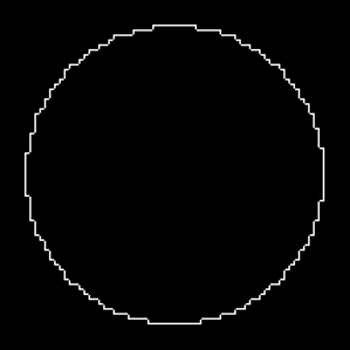
%> input picture 形状/circle/12.png, 350 x 350 px
$ octave test.m   (GNU Octave 9; MATLAB toolbox functions it lacks are replaced by stand-ins)
%> lines starting %> are read from the running program, lines starting %| are printed output that depends on the picture; in (x1, y1, x2, y2) boxes, pixels count from 0 and x2, y2 are one past the last pixel; in counts of white or black regions, pixels touching at a corner belong together; the program's own positions count from 1
### 形状/bound2im.m
function B = bound2im(b, M, N, x0, y0)
%BOUND2IM Converts a boundary to an image.
%   B = BOUND2IM(b) converts b, an np-by-2 or 2-by-np array
%   representing the integer coordinates of a boundary, into a binary
%   image with 1s in the locations defined by the coordinates in b
%   and 0s elsewhere.
%
%   B = BOUND2IM(b, M, N) places the boundary approximately centered
%   in an M-by-N image. If any part of the boundary is outside the
%   M-by-N rectangle, an error is issued.
%
%   B = BOUND2IM(b, M, N, X0, Y0) places the boundary in an image of
%   size M-by-N, with the topmost boundary point located at X0 and
%   the leftmost point located at Y0. If the shifted boundary is
%   outside the M-by-N rectangle, an error is issued. XO and X0 must
%   be positive integers.

%   Copyright 2002-2004 R. C. Gonzalez, R. E. Woods, & S. L. Eddins
%   Digital Image Processing Using MATLAB, Prentice-Hall, 2004
%   $Revision: 1.6 $  $Date: 2003/06/14 16:21:28 $

[np, nc] = size(b);
if np < nc
   b = b'; % To convert to size np-by-2.
   [np, nc] = size(b);
end

% Make sure the coordinates are integers.
x = round(b(:, 1));
y = round(b(:, 2));

% Set up the default size parameters.
x = x - min(x) + 1;
y = y - min(y) + 1;
B = false(max(x), max(y));
C = max(x) - min(x) + 1;
D = max(y) - min(y) + 1;

if nargin == 1
   % Use the preceding default values.
elseif nargin == 3
   if C > M | D > N
      error('The boundary is outside the M-by-N region.')
   end
   % The image size will be M-by-N. Set up the parameters for this.
   B = false(M, N);
   % Distribute extra rows approx. even between top and bottom.
   NR = round((M - C)/2);
   NC = round((N - D)/2); % The same for columns.
   x = x + NR; % Offset the boundary to new position.
   y = y + NC;
elseif nargin == 5
   if x0 < 0 | y0 < 0
      error('x0 and y0 must be positive integers.')
   end
   x = x + round(x0) - 1;
   y = y + round(y0) - 1;
   C = C + x0 - 1;
   D = D + y0 - 1;
   if C > M | D > N
      error('The shifted boundary is outside the M-by-N region.')
   end
   B = false(M, N);
else
   error('Incorrect number of inputs.')
end

B(sub2ind(size(B), x, y)) = true;

### 形状/test.m
clc;
clear all;
I1 = imread('12.png');
%> I1 is the input picture: size 350x350 uint8; min 0, max 255, mean 4
I2=imresize(I1,2);
im1 = im2bw(I1);
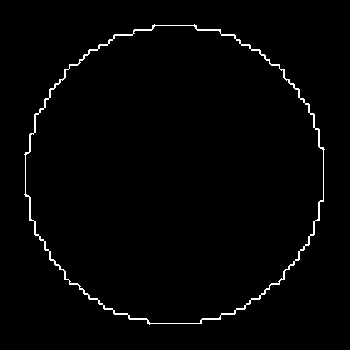
%> im1: size 350x350 logical; 1.5% white in thin lines or dots, all inside (x1, y1, x2, y2) = (24, 24, 325, 325)
im2 = im2bw(I2);
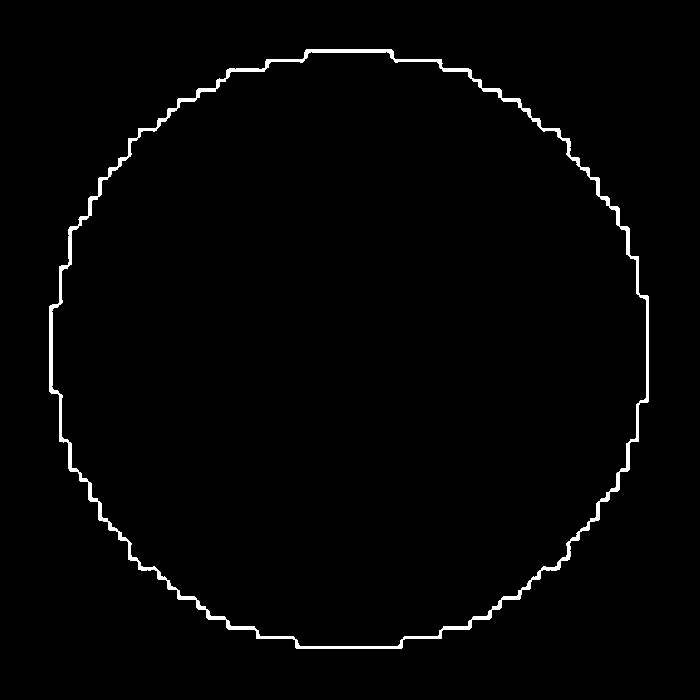
%> im2: size 700x700 logical; 1.6% white; 1 white region, box (x1, y1, x2, y2) and area: (49, 49, 649, 649) 7632
b1 = bwboundaries(im1);
%> b1 = 2 boundaries; box (x1, y1, x2, y2) and points: (24, 24, 325, 325) 1072, (26, 26, 323, 323) 1009
b2 = bwboundaries(im2);
%> b2 = 2 boundaries; box (x1, y1, x2, y2) and points: (49, 49, 649, 649) 2202, (52, 52, 646, 646) 2001
boundary1 = b1{1};
%> boundary1 = 1072 rows, first 12: [155 25; 154 26; 153 26; 153 27; 153 28; 153 29; 152 30; 151 30; 150 30; 149 30; 148 30; 147 30]
boundary2 = b2{1};
%> boundary2 = 2202 rows, first 12: [307 50; 306 51; 306 52; 305 53; 305 54; 305 55; 305 56; 305 57; 305 58; 304 59; 303 60; 302 60]
s1 = boundary1(:, 1) + 1j*boundary1(:, 2);
s2 = boundary2(:, 1) + 1j*boundary2(:, 2);
descriptors1 = fft(s1);
descriptors2 = fft(s2);
descriptors1(1)=0;
descriptors2(1)=0;
np1=length(descriptors1);
%> np1 = 1072
np2=length(descriptors2);
%> np2 = 2202
descriptors1=descriptors1./abs(descriptors1(2));
descriptors2=descriptors2./abs(descriptors2(2));
descriptors1(50:np1)=0;
descriptors2(50:np2)=0;
ss1=ifft(descriptors1);
ss2=ifft(descriptors2);
descriptors1=abs(descriptors1);
%> descriptors1 = 1072 values, max 8.2 at index 4, min 0 at index 1, mean 0.0446
descriptors2=abs(descriptors2);
%> descriptors2 = 2202 values, max 42.17 at index 4, min 0 at index 1, mean 0.0744
figure,plot(descriptors1);
%> after `plot(descriptors1)`:
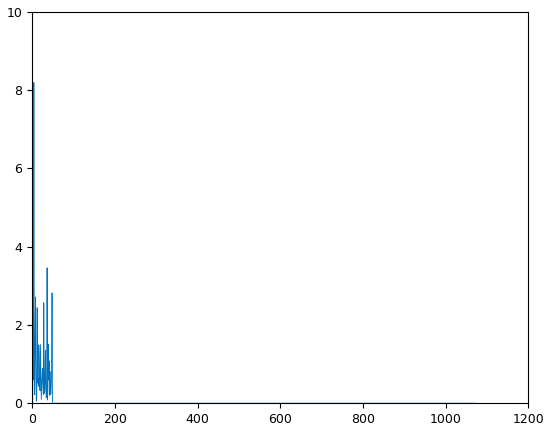
%> figure redrawn from the program's plot data; curve peaks at x = 4, y = 8.2
figure,plot(descriptors2);
%> after `plot(descriptors2)`:
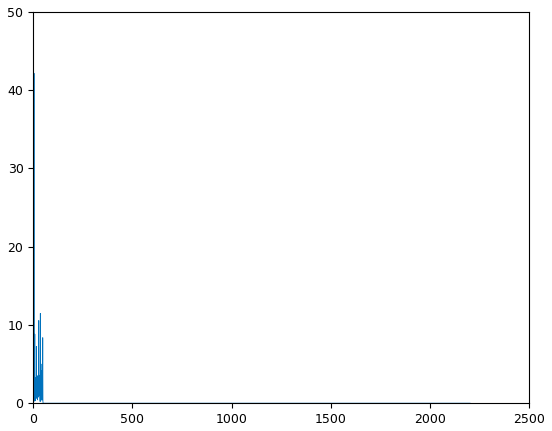
%> figure redrawn from the program's plot data; curve peaks at x = 4, y = 42.17
sss1(:, 1)=real(ss1);
% sss(:, 1)=sss(:, 1)*1000;
sss1(:, 2)=imag(ss1);
% sss(:, 2)=sss(:, 2)*1000;
sss2(:, 1)=real(ss2);
% sss(:, 1)=sss(:, 1)*1000;
sss2(:, 2)=imag(ss2);
% sss(:, 2)=sss(:, 2)*1000;
bb1=bound2im(sss2);
%> in bound2im, `[np, nc] = size(b);`: np = 2202; nc = 2
%> in bound2im, `x = round(b(:, 1));`: x = 2202 values from 0 to 0
%> in bound2im, `x = x - min(x) + 1;`: x = 2202 values from 1 to 1
%> in bound2im, `B = false(max(x), max(y));`: B = false
%> in bound2im, `C = max(x) - min(x) + 1;`: C = 1
%> bb1 = true
% figure,imshow(bb1);

$ run again, with 形状/circle/100.png copied over 形状/circle/12.png
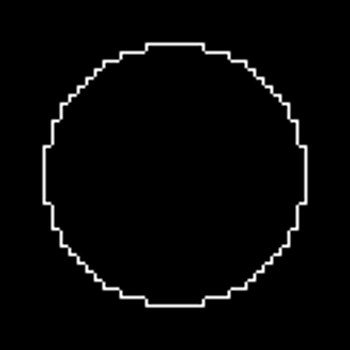
%> input picture 形状/circle/100.png, 350 x 350 px
%> I1 is the input picture: size 350x350 uint8; min 0, max 255, mean 6
%> `im1 = im2bw(I1);`:
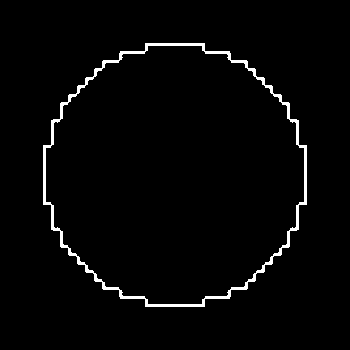
%> im1: size 350x350 logical; 2.3% white; 1 white region, box (x1, y1, x2, y2) and area: (43, 43, 307, 307) 2828
%> im2: size 700x700 logical; 2.3% white; 1 white region, box (x1, y1, x2, y2) and area: (85, 85, 615, 615) 11508
%> b1 = 2 boundaries; box (x1, y1, x2, y2) and points: (43, 43, 307, 307) 977, (46, 46, 304, 304) 881
%> b2 = 2 boundaries; box (x1, y1, x2, y2) and points: (85, 85, 615, 615) 1969, (91, 91, 609, 609) 1781
%> boundary1 = 977 rows, first 12: [146 44; 146 45; 146 46; 146 47; 146 48; 146 49; 146 50; 146 51; 145 52; 144 52; 143 52; 142 52]
%> boundary2 = 1969 rows, first 12: [294 86; 293 87; 292 87; 291 88; 291 89; 291 90; 291 91; 291 92; 291 93; 291 94; 291 95; 291 96]
%> np1 = 977
%> np2 = 1969
%> descriptors1 = 977 values, max 11.3 at index 32, min 0 at index 1, mean 0.0778
%> descriptors2 = 1969 values, max 18.3 at index 4, min 0 at index 1, mean 0.0745
%> `plot(descriptors2)`:
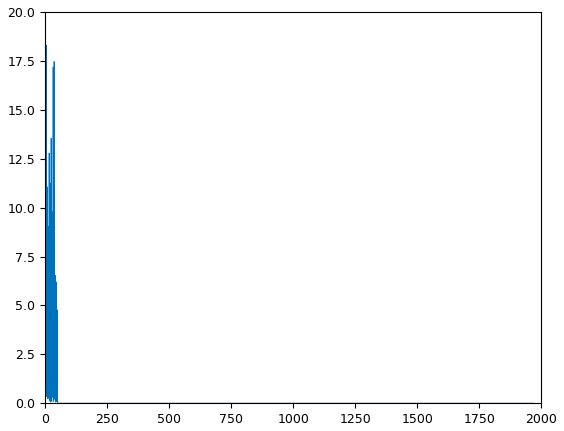
%> figure redrawn from the program's plot data; curve peaks at x = 4, y = 18.3
%> np = 1969; nc = 2
%> in bound2im, `x = round(b(:, 1));`: x = 1969 values from 0 to 0
%> in bound2im, `x = x - min(x) + 1;`: x = 1969 values from 1 to 1
%> B = false
%> C = 1
%> bb1 = true
